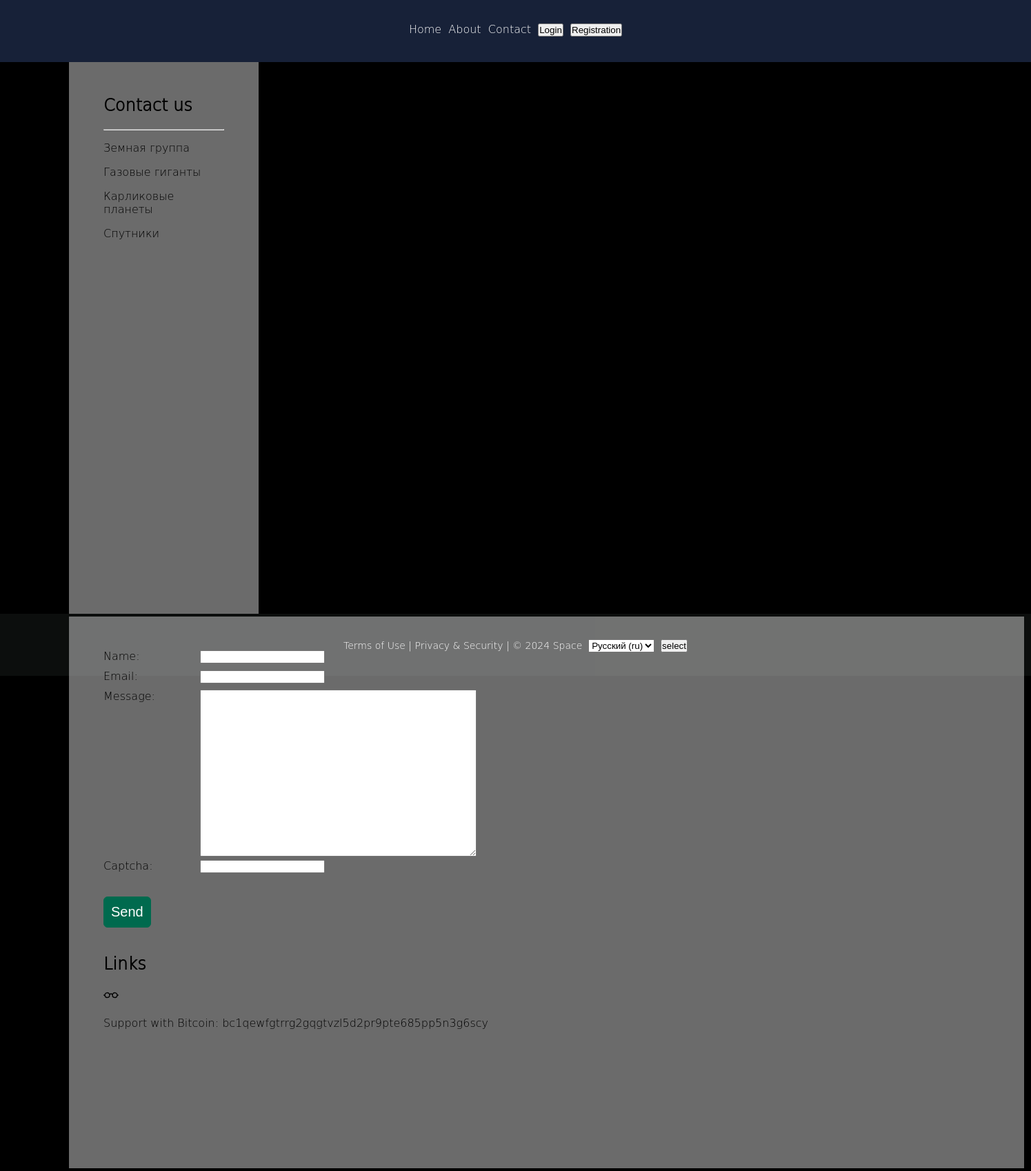
Page /contact/ on the committed database.
### base/models.py (models this page shows, shortened)
class Category(models.Model):
    cat_name = models.CharField(max_length=100, db_index=True, verbose_name=_('Category'))
    cat_slug = models.SlugField(max_length=255, unique=True, db_index=True)
    objects = models.Manager()
    class Meta:
        verbose_name = _('category')
        verbose_name_plural = _('Categories')
    def get_absolute_url(self):
        return reverse('category', kwargs={'cat_slug': self.cat_slug})

### base/views.py (the view, shortened to what this page needs)
# urls.py: path('contact/', views.ContactPage.as_view(), name='contact'),
class ContactPage(FormView):
    form_class = ContactForm
    template_name = 'base/contact.html'
    extra_context = {
        'title': _('Contact'),
        'page_header': _('Contact us'),
        'page_post': _('Support with Bitcoin: bc1qewfgtrrg2gqgtvzl5d2pr9pte685pp5n3g6scy')
    }

### base/forms.py
class ContactForm(forms.Form):
    name = forms.CharField(label=_('Name'), max_length=255)
    email = forms.EmailField(label=_('Email'))
    message = forms.CharField(label=_('Message'), widget=forms.Textarea(attrs={"cols": 48, "rows": 16}))
    captcha = CaptchaField(label=_('Captcha'))

### base/templatetags/base_tags.py (called while the page is built)
@register.inclusion_tag('base/category.html')
def get_category(selected=0):
    category = Category.objects.all()
    return {'category': category, 'selected': selected}

### base/templates/base/contact.html (shortened to what this page needs)
{% extends 'base.html' %}
{% load i18n %}
{% block content %}
<form method="POST">
    {% for f in form %}
    <label class="label-form" for="{{f.id_for_label}}">{{f.label}}:</label>{{f}}
    {% endfor %}
    <input class="button" type="submit" value="{% trans 'Send' %}">
</form>
<br><h2>{% trans 'Links' %}</h2>
<a class="link-dark" href='https://github.com/Kepler54/DjangoSite' target="_blank">
</a>
<br><p>{{page_post|linebreaks}}</p>
{% endblock %}

### base/templates/base/category.html
{% for i in category %}
{% if i.id == selected %}
<ul><a>{{i.cat_name}}</a></ul>
{% else %}
<ul><a class="link-dark" href="{{i.get_absolute_url}}">{{i.cat_name}}</a></ul>
{% endif %}
{% endfor %}

### base/static/base/css/styles.css (style rules this page uses)
* { padding: 0; text-decoration: none; }
html, body { margin: 0; height: 100%; background: #000000 url('../images/background_image.png') no-repeat 50% 0%; }
.label-form { display: inline-block; min-width: 140px; padding-bottom: 10px; vertical-align: top; }
.link-dark { color: #000000; }
.button { background: #006a4e; padding: 10px; margin: 25px 0px 0px 0px; font-size: 20px; color: #ffffff; border: 1px solid #006a4e; border-radius: 6px; }

### rows in the picture
Category: cat_name "Земная группа"
Category: cat_name "Газовые гиганты"
Category: cat_name "Карликовые планеты"
Category: cat_name "Спутники"

### other values in the picture
{{ page_header }} "Contact us"
{{ f.label }} "Name" "Email" "Message" "Captcha"
{{ page_post|linebreaks }} "Support with Bitcoin: bc1qewfgtrrg2gqgtvzl5d2pr9pte685pp5n3g6scy"
form field language "Русский (ru)"
